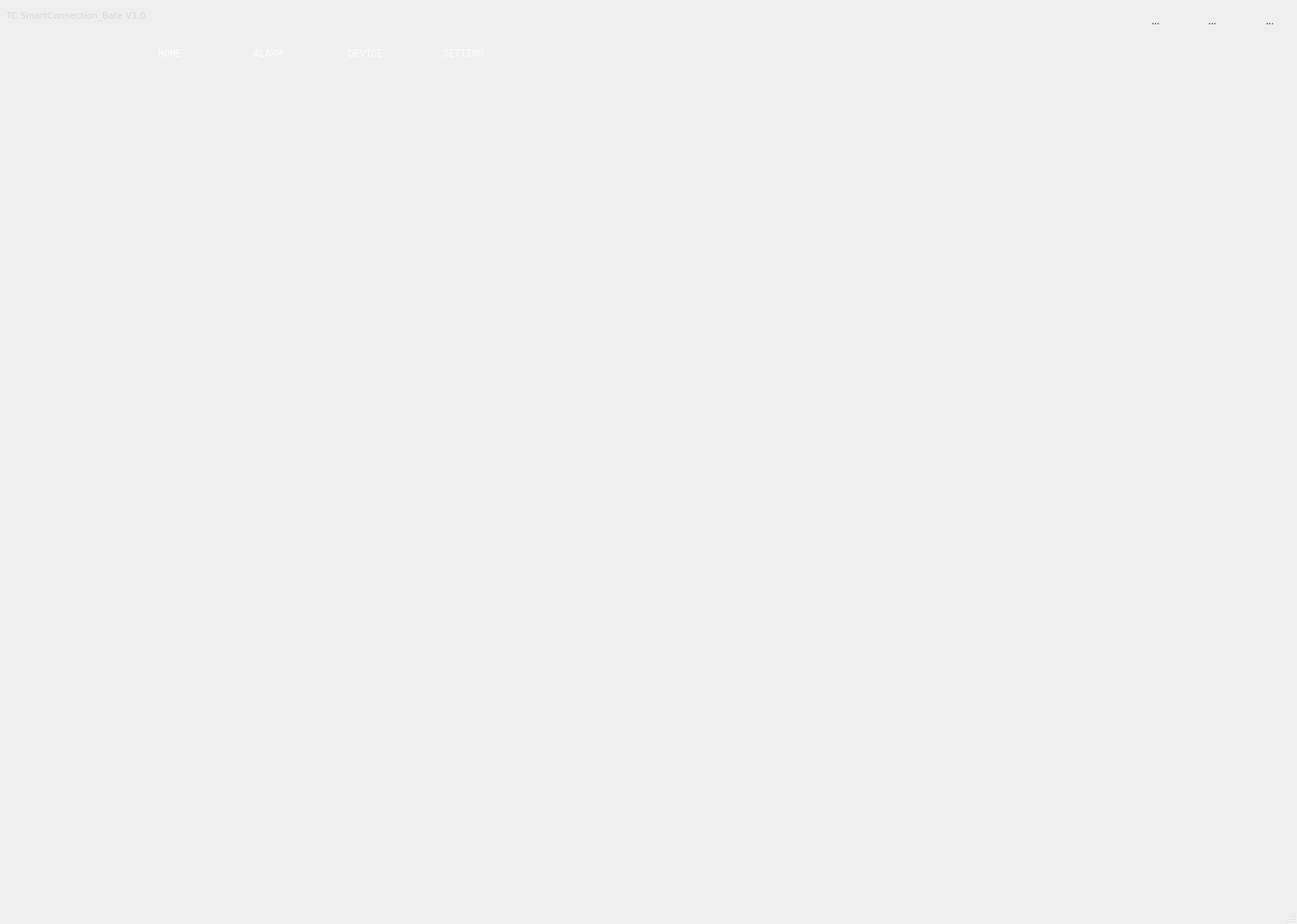
<?xml version="1.0" encoding="UTF-8"?>
<ui version="4.0">
 <class>user</class>
 <widget class="QMainWindow" name="user">
  <property name="geometry">
   <rect>
    <x>0</x>
    <y>0</y>
    <width>1600</width>
    <height>1140</height>
   </rect>
  </property>
  <property name="minimumSize">
   <size>
    <width>1200</width>
    <height>850</height>
   </size>
  </property>
  <property name="baseSize">
   <size>
    <width>1200</width>
    <height>850</height>
   </size>
  </property>
  <property name="windowTitle">
   <string>MainWindow</string>
  </property>
  <widget class="QWidget" name="centralwidget">
   <widget class="QLabel" name="label">
    <property name="geometry">
     <rect>
      <x>30</x>
      <y>30</y>
      <width>91</width>
      <height>71</height>
     </rect>
    </property>
    <property name="minimumSize">
     <size>
      <width>90</width>
      <height>70</height>
     </size>
    </property>
    <property name="cursor">
     <cursorShape>ArrowCursor</cursorShape>
    </property>
    <property name="text">
     <string/>
    </property>
    <property name="pixmap">
     <pixmap resource="resoure.qrc">:/image/tc.png</pixmap>
    </property>
    <property name="scaledContents">
     <bool>true</bool>
    </property>
   </widget>
   <widget class="QLabel" name="label_2">
    <property name="geometry">
     <rect>
      <x>8</x>
      <y>8</y>
      <width>281</width>
      <height>21</height>
     </rect>
    </property>
    <property name="font">
     <font>
      <family>Verdana</family>
      <pointsize>8</pointsize>
      <weight>50</weight>
      <italic>false</italic>
      <bold>false</bold>
     </font>
    </property>
    <property name="styleSheet">
     <string notr="true">color: rgb(209, 209, 209);
font: 8pt &quot;Verdana&quot;;</string>
    </property>
    <property name="text">
     <string>TC SmartConnection_Bate V1.0</string>
    </property>
   </widget>
   <widget class="QToolButton" name="userCloseBtn">
    <property name="geometry">
     <rect>
      <x>1531</x>
      <y>0</y>
      <width>71</width>
      <height>51</height>
     </rect>
    </property>
    <property name="text">
     <string>...</string>
    </property>
    <property name="icon">
     <iconset resource="resoure.qrc">
      <normaloff>:/image/close.png</normaloff>:/image/close.png</iconset>
    </property>
    <property name="iconSize">
     <size>
      <width>35</width>
      <height>35</height>
     </size>
    </property>
    <property name="autoRaise">
     <bool>true</bool>
    </property>
   </widget>
   <widget class="QStackedWidget" name="stackedWidget">
    <property name="geometry">
     <rect>
      <x>0</x>
      <y>140</y>
      <width>1600</width>
      <height>950</height>
     </rect>
    </property>
    <widget class="QWidget" name="home"/>
    <widget class="QWidget" name="alarm"/>
    <widget class="QWidget" name="device"/>
    <widget class="QWidget" name="setting"/>
   </widget>
   <widget class="QToolButton" name="userMizeBtn">
    <property name="geometry">
     <rect>
      <x>1460</x>
      <y>0</y>
      <width>71</width>
      <height>51</height>
     </rect>
    </property>
    <property name="text">
     <string>...</string>
    </property>
    <property name="icon">
     <iconset resource="resoure.qrc">
      <normaloff>:/image/maxmize.png</normaloff>
      <normalon>:/image/minimize.png</normalon>:/image/maxmize.png</iconset>
    </property>
    <property name="iconSize">
     <size>
      <width>25</width>
      <height>25</height>
     </size>
    </property>
    <property name="autoRaise">
     <bool>true</bool>
    </property>
   </widget>
   <widget class="QToolButton" name="userMiniBtn">
    <property name="geometry">
     <rect>
      <x>1390</x>
      <y>0</y>
      <width>71</width>
      <height>51</height>
     </rect>
    </property>
    <property name="text">
     <string>...</string>
    </property>
    <property name="icon">
     <iconset resource="resoure.qrc">
      <normaloff>:/image/minimax.png</normaloff>:/image/minimax.png</iconset>
    </property>
    <property name="iconSize">
     <size>
      <width>25</width>
      <height>25</height>
     </size>
    </property>
    <property name="autoRaise">
     <bool>true</bool>
    </property>
   </widget>
   <widget class="QWidget" name="layoutWidget">
    <property name="geometry">
     <rect>
      <x>150</x>
      <y>30</y>
      <width>481</width>
      <height>74</height>
     </rect>
    </property>
    <layout class="QHBoxLayout" name="horizontalLayout">
     <property name="leftMargin">
      <number>2</number>
     </property>
     <property name="topMargin">
      <number>2</number>
     </property>
     <property name="rightMargin">
      <number>2</number>
     </property>
     <property name="bottomMargin">
      <number>2</number>
     </property>
     <item>
      <widget class="QToolButton" name="homeBtn">
       <property name="enabled">
        <bool>true</bool>
       </property>
       <property name="sizePolicy">
        <sizepolicy hsizetype="Preferred" vsizetype="Preferred">
         <horstretch>0</horstretch>
         <verstretch>0</verstretch>
        </sizepolicy>
       </property>
       <property name="font">
        <font>
         <family>Courier New</family>
        </font>
       </property>
       <property name="autoFillBackground">
        <bool>false</bool>
       </property>
       <property name="styleSheet">
        <string notr="true">color:rgb(255, 255, 255)</string>
       </property>
       <property name="text">
        <string>HOME</string>
       </property>
       <property name="icon">
        <iconset resource="resoure.qrc">
         <normaloff>:/image/home/home.png</normaloff>:/image/home/home.png</iconset>
       </property>
       <property name="iconSize">
        <size>
         <width>40</width>
         <height>40</height>
        </size>
       </property>
       <property name="checkable">
        <bool>false</bool>
       </property>
       <property name="popupMode">
        <enum>QToolButton::DelayedPopup</enum>
       </property>
       <property name="toolButtonStyle">
        <enum>Qt::ToolButtonTextUnderIcon</enum>
       </property>
       <property name="autoRaise">
        <bool>true</bool>
       </property>
       <property name="arrowType">
        <enum>Qt::NoArrow</enum>
       </property>
      </widget>
     </item>
     <item>
      <widget class="QToolButton" name="alarmBtn">
       <property name="sizePolicy">
        <sizepolicy hsizetype="Preferred" vsizetype="Preferred">
         <horstretch>0</horstretch>
         <verstretch>0</verstretch>
        </sizepolicy>
       </property>
       <property name="font">
        <font>
         <family>Courier New</family>
        </font>
       </property>
       <property name="styleSheet">
        <string notr="true">color:rgb(255, 255, 255)</string>
       </property>
       <property name="text">
        <string>ALARM</string>
       </property>
       <property name="icon">
        <iconset resource="resoure.qrc">
         <normaloff>:/image/home/alarm.png</normaloff>:/image/home/alarm.png</iconset>
       </property>
       <property name="iconSize">
        <size>
         <width>40</width>
         <height>40</height>
        </size>
       </property>
       <property name="checkable">
        <bool>false</bool>
       </property>
       <property name="toolButtonStyle">
        <enum>Qt::ToolButtonTextUnderIcon</enum>
       </property>
       <property name="autoRaise">
        <bool>true</bool>
       </property>
      </widget>
     </item>
     <item>
      <widget class="QToolButton" name="deviceBtn">
       <property name="sizePolicy">
        <sizepolicy hsizetype="Preferred" vsizetype="Preferred">
         <horstretch>0</horstretch>
         <verstretch>0</verstretch>
        </sizepolicy>
       </property>
       <property name="font">
        <font>
         <family>Courier New</family>
        </font>
       </property>
       <property name="styleSheet">
        <string notr="true">color:rgb(255, 255, 255)</string>
       </property>
       <property name="text">
        <string>DEVICE</string>
       </property>
       <property name="icon">
        <iconset resource="resoure.qrc">
         <normaloff>:/image/home/device.png</normaloff>:/image/home/device.png</iconset>
       </property>
       <property name="iconSize">
        <size>
         <width>40</width>
         <height>40</height>
        </size>
       </property>
       <property name="checkable">
        <bool>false</bool>
       </property>
       <property name="toolButtonStyle">
        <enum>Qt::ToolButtonTextUnderIcon</enum>
       </property>
       <property name="autoRaise">
        <bool>true</bool>
       </property>
      </widget>
     </item>
     <item>
      <widget class="QToolButton" name="settingBtn">
       <property name="sizePolicy">
        <sizepolicy hsizetype="Preferred" vsizetype="Preferred">
         <horstretch>0</horstretch>
         <verstretch>0</verstretch>
        </sizepolicy>
       </property>
       <property name="font">
        <font>
         <family>Courier New</family>
        </font>
       </property>
       <property name="styleSheet">
        <string notr="true">color:rgb(255, 255, 255)</string>
       </property>
       <property name="text">
        <string>SETTING</string>
       </property>
       <property name="icon">
        <iconset resource="resoure.qrc">
         <normaloff>:/image/home/setting.png</normaloff>:/image/home/setting.png</iconset>
       </property>
       <property name="iconSize">
        <size>
         <width>40</width>
         <height>40</height>
        </size>
       </property>
       <property name="checkable">
        <bool>false</bool>
       </property>
       <property name="toolButtonStyle">
        <enum>Qt::ToolButtonTextUnderIcon</enum>
       </property>
       <property name="autoRaise">
        <bool>true</bool>
       </property>
      </widget>
     </item>
    </layout>
   </widget>
  </widget>
  <widget class="QMenuBar" name="menubar">
   <property name="geometry">
    <rect>
     <x>0</x>
     <y>0</y>
     <width>1600</width>
     <height>30</height>
    </rect>
   </property>
  </widget>
  <widget class="QStatusBar" name="statusbar"/>
 </widget>
 <resources>
  <include location="resoure.qrc"/>
 </resources>
 <connections/>
</ui>
